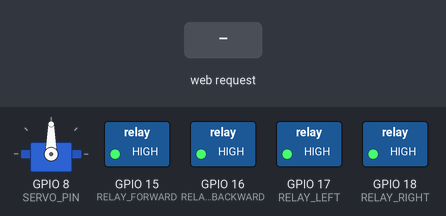
Simulated run of this sketch. Board: ESP32-S3. Shown: servo, switched loads named in the sketch (green lamp = pin HIGH). The test bench sets the inputs (shaded band). WiFi joins after 1.5 s; servers stay silent unless stated; what the sketch prints to the serial monitor is not drawn.

Above: at 3.7 s.
3.8 s: HTTP request GET /control?action=forward received
At 5.0 s:
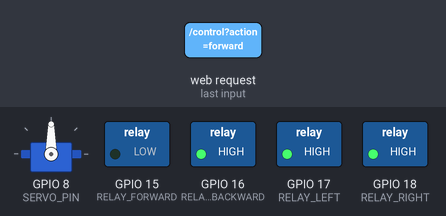
5.3 s: HTTP request GET /control?action=backward received
At 6.1 s:
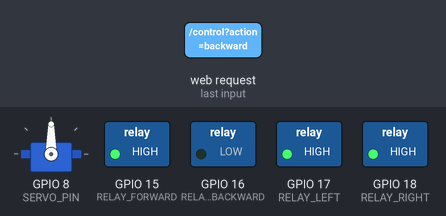
6.8 s: HTTP request GET /control?action=left received
At 7.3 s:
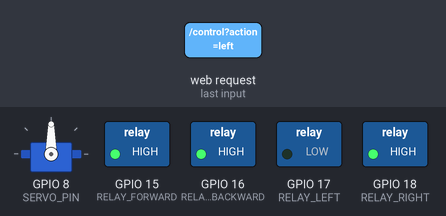
8.3 s: HTTP request GET /control?action=right received
At 9.5 s:
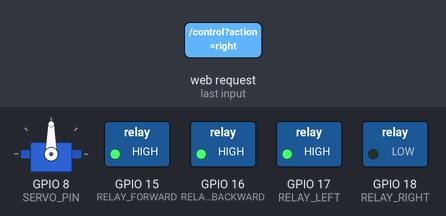
9.8 s: HTTP request GET /servo?angle=forward received
At 10.8 s:
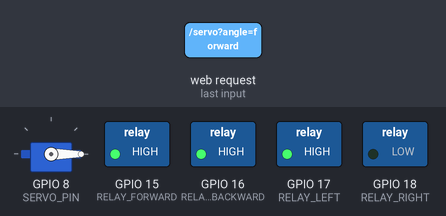
11.3 s: HTTP request GET /control?action=1 received
At 11.9 s:
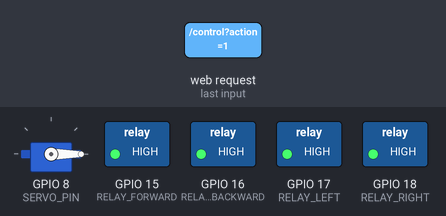
Timing chart, 0 to 13.8 s (numbered marks = the images above; inputs shaded):
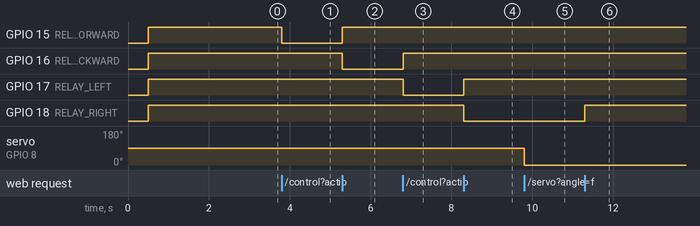

Measured:
- after the input at 3.8 s, GPIO 15 (RELAY_FORWARD): HIGH → LOW at once
- after the input at 5.3 s, GPIO 15 (RELAY_FORWARD): LOW → HIGH at once; GPIO 16 (RELAY_BACKWARD): HIGH → LOW at once
- after the input at 6.8 s, GPIO 16 (RELAY_BACKWARD): LOW → HIGH at once; GPIO 17 (RELAY_LEFT): HIGH → LOW at once
- after the input at 8.3 s, GPIO 17 (RELAY_LEFT): LOW → HIGH at once; GPIO 18 (RELAY_RIGHT): HIGH → LOW at once
- after the input at 9.8 s, servo on GPIO 8 (SERVO_PIN): 90° → 0° at once
- after the input at 11.3 s, GPIO 18 (RELAY_RIGHT): LOW → HIGH at once

The sketch:

wheelcar_esp32s3.ino
```cpp
/*
 * ESP32-S3-N8R2 Wheelcar Controller
 * Features:
 * - 4 Relay control (Forward, Backward, Left, Right)
 * - Servo control (PWM) - Simplified for testing
 * - Web interface (no camera)
 */

#include <WiFi.h>
#include <WebServer.h>
#include <ESP32Servo.h>

// ===================
// WiFi Configuration
// ===================
const char* ssid = "Verizon_YGCW99";
const char* password = "yon4-ewer-holly";

// ===================
// Relay GPIO Pins (ESP32-S3 safe pins)
// All on left side: GPIO 15-18
// ===================
#define RELAY_FORWARD  15  // Forward
#define RELAY_BACKWARD 16  // Backward
#define RELAY_LEFT     17  // Left turn
#define RELAY_RIGHT    18  // Right turn

// ===================
// Servo Configuration
// ===================
#define SERVO_PIN 8

// MG996R servo pulse width range (in microseconds)
#define SERVO_MIN_PULSE 500   // Try wider range
#define SERVO_MAX_PULSE 2500

// ===================
// Global Objects
// ===================
WebServer server(80);
Servo myServo;

// Servo auto-detach settings
bool servoAttached = false;
unsigned long lastServoTime = 0;
const unsigned long SERVO_DETACH_DELAY = 1500;  // Detach after 1.5s inactivity

// ===================
// HTML Web Interface
// ===================
const char index_html[] PROGMEM = R"rawliteral(
<!DOCTYPE html>
<html lang="zh-CN">
<head>
    <meta charset="UTF-8">
    <meta name="viewport" content="width=device-width, initial-scale=1.0">
    <title>Wheelcar Controller</title>
    <style>
        * { margin: 0; padding: 0; box-sizing: border-box; }
        body {
            font-family: 'Segoe UI', Arial, sans-serif;
            background: linear-gradient(135deg, #1a1a2e 0%, #16213e 100%);
            min-height: 100vh;
            color: #fff;
            padding: 10px;
        }
        .container { max-width: 600px; margin: 0 auto; }
        h1 {
            text-align: center;
            padding: 15px;
            background: rgba(255,255,255,0.1);
            border-radius: 10px;
            margin-bottom: 15px;
            font-size: 1.5em;
        }
        .control-section {
            display: flex;
            flex-direction: column;
            align-items: center;
            gap: 10px;
            margin-top: 30px;
        }
        .control-row { display: flex; justify-content: center; gap: 10px; }
        .btn {
            width: 90px;
            height: 90px;
            font-size: 1.3em;
            font-weight: bold;
            border: none;
            border-radius: 15px;
            cursor: pointer;
            transition: all 0.2s;
        }
        .btn:active { transform: scale(0.95); }
        .btn-forward { background: linear-gradient(145deg, #00b894, #00a085); color: white; }
        .btn-backward { background: linear-gradient(145deg, #e17055, #d63031); color: white; }
        .btn-left { background: linear-gradient(145deg, #0984e3, #0769b8); color: white; }
        .btn-right { background: linear-gradient(145deg, #6c5ce7, #5b4cdb); color: white; }
        .btn-stop { background: linear-gradient(145deg, #fdcb6e, #f39c12); color: #2d3436; }
        .btn-empty { visibility: hidden; }
        .servo-section {
            margin-top: 30px;
            text-align: center;
            background: rgba(255,255,255,0.05);
            padding: 20px;
            border-radius: 10px;
        }
        .servo-section h3 { margin-bottom: 15px; }
        .slider-container { display: flex; align-items: center; gap: 15px; justify-content: center; }
        input[type="range"] {
            width: 250px;
            height: 10px;
            -webkit-appearance: none;
            background: #0f3460;
            border-radius: 5px;
        }
        input[type="range"]::-webkit-slider-thumb {
            -webkit-appearance: none;
            width: 28px;
            height: 28px;
            background: #00b894;
            border-radius: 50%;
            cursor: pointer;
        }
        .angle-display { font-size: 1.4em; font-weight: bold; margin-top: 10px; }
        .status {
            text-align: center;
            margin-top: 20px;
            padding: 15px;
            background: rgba(0,0,0,0.3);
            border-radius: 8px;
        }
    </style>
</head>
<body>
    <div class="container">
        <h1>🚗 Wheelcar Controller</h1>

        <div class="control-section">
            <div class="control-row">
                <button class="btn btn-empty"></button>
                <button class="btn btn-forward" ontouchstart="control('forward')" ontouchend="control('stop')" onmousedown="control('forward')" onmouseup="control('stop')">Forward</button>
                <button class="btn btn-empty"></button>
            </div>
            <div class="control-row">
                <button class="btn btn-left" ontouchstart="control('left')" ontouchend="control('stop')" onmousedown="control('left')" onmouseup="control('stop')">Left</button>
                <button class="btn btn-stop" onclick="control('stop')">Stop</button>
                <button class="btn btn-right" ontouchstart="control('right')" ontouchend="control('stop')" onmousedown="control('right')" onmouseup="control('stop')">Right</button>
            </div>
            <div class="control-row">
                <button class="btn btn-empty"></button>
                <button class="btn btn-backward" ontouchstart="control('backward')" ontouchend="control('stop')" onmousedown="control('backward')" onmouseup="control('stop')">Back</button>
                <button class="btn btn-empty"></button>
            </div>
        </div>

        <div class="servo-section">
            <h3>🎯 Servo Control</h3>
            <div class="slider-container">
                <span>0°</span>
                <input type="range" id="servoSlider" min="0" max="180" value="90" oninput="setServo(this.value)">
                <span>180°</span>
            </div>
            <div class="angle-display">Angle: <span id="servoAngle">90</span>°</div>
        </div>

        <div class="status">
            Status: <span id="status">Ready</span>
        </div>
    </div>

    <script>
        function control(action) {
            fetch('/control?action=' + action)
                .then(r => r.text())
                .then(d => document.getElementById('status').innerText = action);
        }

        function setServo(angle) {
            document.getElementById('servoAngle').innerText = angle;
            fetch('/servo?angle=' + angle);
        }
    </script>
</body>
</html>
)rawliteral";

// ===================
// Relay Control Functions
// ===================
void allRelaysOff() {
    digitalWrite(RELAY_FORWARD, HIGH);
    digitalWrite(RELAY_BACKWARD, HIGH);
    digitalWrite(RELAY_LEFT, HIGH);
    digitalWrite(RELAY_RIGHT, HIGH);
}

void controlRelay(String action) {
    allRelaysOff();

    if (action == "forward") digitalWrite(RELAY_FORWARD, LOW);
    else if (action == "backward") digitalWrite(RELAY_BACKWARD, LOW);
    else if (action == "left") digitalWrite(RELAY_LEFT, LOW);
    else if (action == "right") digitalWrite(RELAY_RIGHT, LOW);
}

// ===================
// HTTP Handlers
// ===================
void handleRoot() {
    server.send(200, "text/html", index_html);
}

void handleControl() {
    if (server.hasArg("action")) {
        String action = server.arg("action");
        controlRelay(action);
        Serial.println("Action: " + action);
        server.send(200, "text/plain", "OK");
    } else {
        server.send(400, "text/plain", "Missing action");
    }
}

void handleServo() {
    if (server.hasArg("angle")) {
        int angle = server.arg("angle").toInt();
        angle = constrain(angle, 0, 180);

        // Re-attach servo if detached
        if (!servoAttached) {
            ESP32PWM::allocateTimer(0);
            myServo.setPeriodHertz(50);
            myServo.attach(SERVO_PIN, SERVO_MIN_PULSE, SERVO_MAX_PULSE);
            servoAttached = true;
            Serial.println("Servo re-attached");
        }

        // Write pulse directly for better control
        int pulse = map(angle, 0, 180, SERVO_MIN_PULSE, SERVO_MAX_PULSE);
        myServo.writeMicroseconds(pulse);
        lastServoTime = millis();  // Update activity time

        Serial.printf("Servo: %d° (pulse: %d us)\n", angle, pulse);
        server.send(200, "text/plain", "OK");
    } else {
        server.send(400, "text/plain", "Missing angle");
    }
}

// ===================
// Setup
// ===================
void setup() {
    Serial.begin(115200);
    delay(500);
    Serial.println("\n\nStarting Wheelcar Controller...");

    // Initialize relay pins
    pinMode(RELAY_FORWARD, OUTPUT);
    pinMode(RELAY_BACKWARD, OUTPUT);
    pinMode(RELAY_LEFT, OUTPUT);
    pinMode(RELAY_RIGHT, OUTPUT);
    allRelaysOff();
    Serial.println("Relays initialized");

    // Initialize servo - SIMPLE WAY
    ESP32PWM::allocateTimer(0);
    myServo.setPeriodHertz(50);
    myServo.attach(SERVO_PIN, SERVO_MIN_PULSE, SERVO_MAX_PULSE);
    servoAttached = true;
    lastServoTime = millis();

    // Move to center slowly
    Serial.println("Moving servo to center (90°)...");
    myServo.writeMicroseconds(1500);  // Center position
    delay(500);
    Serial.println("Servo initialized");

    // Connect to WiFi
    WiFi.begin(ssid, password);
    Serial.print("Connecting to WiFi");
    while (WiFi.status() != WL_CONNECTED) {
        delay(500);
        Serial.print(".");
    }
    Serial.println();
    Serial.print("Connected! IP: ");
    Serial.println(WiFi.localIP());

    // Setup web server
    server.on("/", handleRoot);
    server.on("/control", handleControl);
    server.on("/servo", handleServo);
    server.begin();
    Serial.println("HTTP server started");
}

// ===================
// Loop
// ===================
void loop() {
    server.handleClient();

    // Auto-detach servo after inactivity
    if (servoAttached && (millis() - lastServoTime > SERVO_DETACH_DELAY)) {
        myServo.detach();
        servoAttached = false;
        Serial.println("Servo detached (inactivity)");
    }

    delay(2);
}
```
